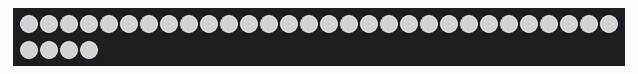
Recording of a program running on a simulated CircuitPython board. Shown: 34 RGB LEDs in strip order, left to right, continuing on the next row. Dim RGB values are drawn brighter than linear.

Above: at 0.05 s.
At 10.05 s:
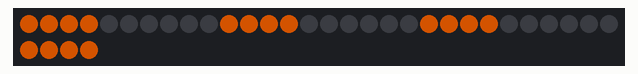
At 15.06 s:
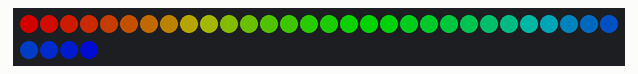
At 19.91 s:
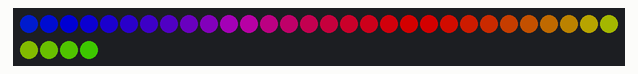
At 29.87 s:
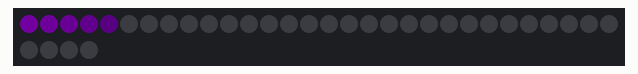
At 39.93 s:
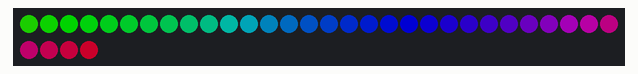

The program:

ws2812b_anim.py
```python
import time
import board
import neopixel
from adafruit_led_animation.animation.blink import Blink
from adafruit_led_animation.animation.comet import Comet
from adafruit_led_animation.animation.chase import Chase
from adafruit_led_animation.animation.rainbow import Rainbow
from adafruit_led_animation.sequence import AnimationSequence
from adafruit_led_animation.color import *

pixel_pin = board.D10
num_pixels = 34
ORDER = neopixel.GRB

pixels = neopixel.NeoPixel(
    pixel_pin, num_pixels, brightness=0.5, auto_write=False, pixel_order=ORDER
)

blink = Blink(pixels, speed=0.1, color=WHITE)
comet = Comet(pixels, speed=0.1, color=PURPLE, tail_length=17, bounce=True)
chase = Chase(pixels, speed=0.1, size=4, spacing=6, color=AMBER)
rainbow = Rainbow(pixels, speed=0.1, period=3, step=5)

animations = AnimationSequence(blink, comet, chase, rainbow, advance_interval=5, auto_clear=True)

while True:
    animations.animate()
```
